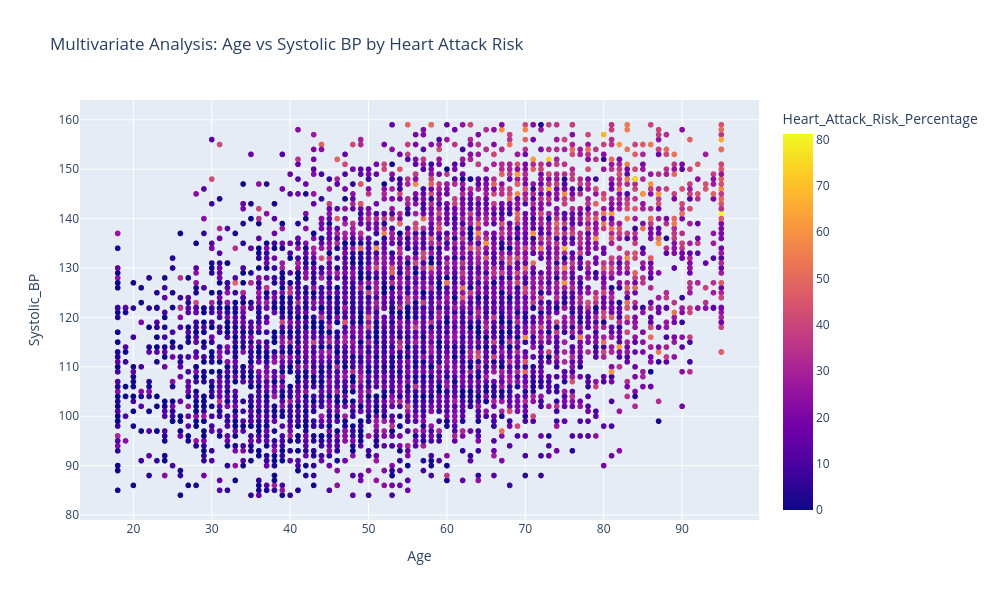

Write notebook code for a chart like this one.
### Markdown cell above
<div style="background: linear-gradient(to bottom, #d2e4f1, #abc9e3);
            padding: 15px 20px; 
            border-radius: 12px; 
            box-shadow: 2px 4px 8px rgba(0,0,0,0.15); 
            border-left: 5px solid #2b5c8f; 
            margin-bottom: 20px;">
    <h3 style="text-align:left;color:darkgreen;";">
       Q14. How do Age and Systolic Blood Pressure combined affect the Heart Attack Risk Percentage❓
    </h3>
</div>

### Code cell
fig = px.scatter(
    df_clean,
    x="Age",
    y="Systolic_BP",
    color="Heart_Attack_Risk_Percentage",
    title="Multivariate Analysis: Age vs Systolic BP by Heart Attack Risk",
#    color_continuous_scale="viridis"
)

fig.update_layout(width=1000, height=600)
fig.show()

### Figure 1 — Plotly figure (JSON) as saved in the notebook; plotly's stock layout.template omitted (floating-point values rounded to 4 significant figures; data arrays with more than 128 entries replaced by an {"elided": "..."} marker saying what was removed)
{"data": [{"hovertemplate": "Age=%{x}<br>Systolic_BP=%{y}<br>Heart_Attack_Risk_Percentage=%{marker.color}<extra></extra>", "legendgroup": "", "marker": {"color": {"elided": "8724 float values"}, "coloraxis": "coloraxis", "symbol": "circle"}, "mode": "markers", "name": "", "showlegend": false, "type": "scattergl", "x": {"elided": "8724 int values"}, "xaxis": "x", "y": {"elided": "8724 float values"}, "yaxis": "y"}], "layout": {"coloraxis": {"colorbar": {"title": {"text": "Heart_Attack_Risk_Percentage"}}, "colorscale": [[0, "#0d0887"], [0.1111, "#46039f"], [0.2222, "#7201a8"], [0.3333, "#9c179e"], [0.4444, "#bd3786"], [0.5556, "#d8576b"], [0.6667, "#ed7953"], [0.7778, "#fb9f3a"], [0.8889, "#fdca26"], [1, "#f0f921"]]}, "height": 600, "legend": {"tracegroupgap": 0}, "title": {"text": "Multivariate Analysis: Age vs Systolic BP by Heart Attack Risk"}, "width": 1000, "xaxis": {"anchor": "y", "domain": [0, 1], "title": {"text": "Age"}}, "yaxis": {"anchor": "x", "domain": [0, 1], "title": {"text": "Systolic_BP"}}}}
